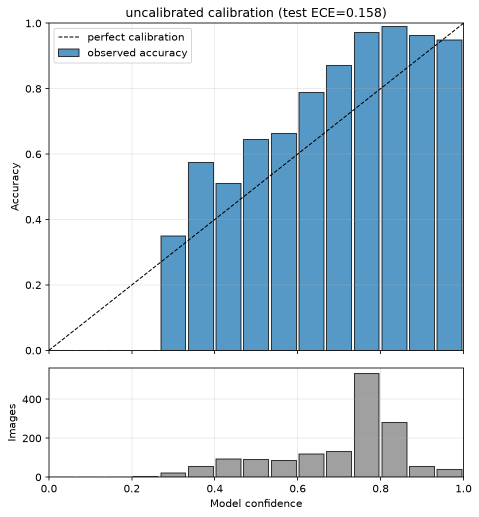
#> input picture research/calibration/results/reliability_uncalibrated.png, 958 x 1034 px (shown at 1/2 size)
$ python assemble_figures.py
#> lines starting #> are read from the running program, lines starting #| are printed output that depends on the picture
### ml/paths.py
"""Repository path resolution and config loading.

Every script resolves paths through here so that relative paths in
`ml/configs/training_config.yaml` mean the same thing regardless of the working
directory a script was launched from.
"""

from __future__ import annotations

import json
from dataclasses import dataclass
from functools import lru_cache
from pathlib import Path
from typing import Any

import yaml

# ml/paths.py -> ml/ -> repo root
REPO_ROOT = Path(__file__).resolve().parent.parent

CONFIG_DIR = REPO_ROOT / "ml" / "configs"
CLASS_MAPPING_PATH = CONFIG_DIR / "class_mapping.json"
TRAINING_CONFIG_PATH = CONFIG_DIR / "training_config.yaml"


def resolve(path: str | Path) -> Path:
    """Resolve a possibly-relative path against the repository root."""
    p = Path(path)
    return p if p.is_absolute() else (REPO_ROOT / p)


# [4 lines left out: function load_training_config, not called in this run]


@dataclass(frozen=True)
class SkinClass:
    """One dermatological class, as declared in class_mapping.json."""

    index: int
    code: str
    name_en: str
    name_hi: str
    short_name_en: str
    short_name_hi: str
    plain_language_en: str
    plain_language_hi: str
    malignancy: str  # malignant | premalignant | benign

    @property
    def is_malignant(self) -> bool:
        return self.malignancy == "malignant"

    # [4 lines left out: function needs_escalation, not called in this run]


@dataclass(frozen=True)
class ClassMapping:
    """The version-controlled class mapping, loaded once and treated as read-only."""

    version: str
    classes: tuple[SkinClass, ...]

    @property
    def num_classes(self) -> int:
        return len(self.classes)

    @property
    def codes(self) -> tuple[str, ...]:
        return tuple(c.code for c in self.classes)

    @property
    def display_names(self) -> tuple[str, ...]:
        return tuple(c.short_name_en for c in self.classes)

    # [11 lines left out: functions by_code, by_index, not called in this run]

    def index_of(self, code: str) -> int:
        return self.by_code(code).index

    def dx_to_index(self) -> dict[str, int]:
        """HAM10000 `dx` value -> class index."""
        return {code: c.index for c in self.classes for code in (c.code,)}


# [31 lines left out: function load_class_mapping, not called in this run]

### research/ablation/assemble_figures.py
"""Session 5, Part A (figures): assemble the manuscript's Figure 2 and copy every other
already-generated plot into `paper/figures/`, per Finding L4 (top-level `results/` /
`paper/figures/` were empty despite hard rule 4).

Figure 2 (reliability before/after Dirichlet) is the only composite -- everything else
(DCA, risk-coverage, class-conditional conformal coverage, Grad-CAM overlays) already
exists as a standalone plot from an earlier session and just needs to live under
`paper/figures/` instead of scattered across `research/*/results/`.

Usage:
    python -m research.ablation.assemble_figures
"""

from __future__ import annotations

import shutil

from PIL import Image, ImageDraw, ImageFont

from ml.paths import REPO_ROOT, resolve


def build_figure2_reliability() -> None:
    """Side-by-side reliability diagram: uncalibrated vs Dirichlet-calibrated (val-fitted)."""
    left = Image.open(resolve("research/calibration/results/reliability_uncalibrated.png"))
    right = Image.open(resolve("research/calibration/results/reliability_dirichlet.png"))

    label_h = 50
    gap = 20
    width = left.width + right.width + gap
    height = max(left.height, right.height) + label_h

    canvas = Image.new("RGB", (width, height), "white")
    draw = ImageDraw.Draw(canvas)
    try:
        font = ImageFont.truetype("arial.ttf", 28)
    except OSError:
        font = ImageFont.load_default()

    draw.text((left.width // 2 - 90, 10), "(a) Uncalibrated", fill="black", font=font)
    draw.text((left.width + gap + right.width // 2 - 130, 10), "(b) Dirichlet-calibrated", fill="black", font=font)

    canvas.paste(left, (0, label_h))
    canvas.paste(right, (left.width + gap, label_h))

    out_path = resolve("paper/figures/figure2_reliability.png")
    out_path.parent.mkdir(parents=True, exist_ok=True)
    canvas.save(out_path)
    print(f"Wrote {out_path.relative_to(REPO_ROOT)} ({canvas.size[0]}x{canvas.size[1]})")


def build_figure4_selective() -> None:
    """Session 15: risk-coverage and the abstention trade-off as one two-panel float.

    These were Figures 4 and 6 of the S10 draft and they tell one story twice -- the same
    sweep over the same abstention thresholds, read once as risk against coverage and once
    as the safety/workload trade. Two single-column floats cost roughly half a page more
    than one full-width float, and the paper is over its page budget, so they are merged
    here rather than dropped: no panel loses a curve.
    """
    left = Image.open(resolve("paper/figures/figure4_risk_coverage.png"))
    right = Image.open(resolve("paper/figures/figure6_abstention_tradeoff.png"))

    label_h = 50
    gap = 20
    width = left.width + right.width + gap
    height = max(left.height, right.height) + label_h

    canvas = Image.new("RGB", (width, height), "white")
    draw = ImageDraw.Draw(canvas)
    try:
        font = ImageFont.truetype("arial.ttf", 28)
    except OSError:
        font = ImageFont.load_default()

    draw.text((left.width // 2 - 130, 10), "(a) Risk-coverage", fill="black", font=font)
    draw.text((left.width + gap + right.width // 2 - 170, 10),
              "(b) Safety / workload trade-off", fill="black", font=font)

    canvas.paste(left, (0, label_h))
    canvas.paste(right, (left.width + gap, label_h))

    out_path = resolve("paper/figures/figure4_selective.png")
    out_path.parent.mkdir(parents=True, exist_ok=True)
    canvas.save(out_path)
    print(f"Wrote {out_path.relative_to(REPO_ROOT)} ({canvas.size[0]}x{canvas.size[1]})")


def build_figure7_gradcam() -> None:
    """2x4 Grad-CAM montage: a confident correct case per row-1 class, a characteristic error below.

    Panels are chosen deterministically from `gradcam_stats.csv` -- highest-confidence correct
    case for the top row, highest-confidence error for the bottom row -- so the figure is a
    reproducible artifact rather than a hand-picked selection. The bottom row is deliberately
    the model's *confident* mistakes: those are the ones abstention cannot catch (Sec. IV-E).
    """
    import pandas as pd

    gradcam_dir = resolve("paper/figures/gradcam")
    stats = pd.read_csv(gradcam_dir / "gradcam_stats.csv")

    def pick(true_code: str, want_correct: bool) -> pd.Series | None:
        subset = stats[(stats["true_code"] == true_code) & (stats["correct"] == want_correct)]
        if subset.empty:
            return None
        return subset.sort_values("confidence", ascending=False).iloc[0]

    top_classes = ["akiec", "nv", "vasc", "df"]      # classes the model handles well
    bottom_classes = ["mel", "bkl", "bcc", "df"]      # classes it confuses
    selection = [pick(c, True) for c in top_classes] + [pick(c, False) for c in bottom_classes]

    def overlay_path(row: pd.Series):
        tag = "ok" if row["correct"] else "ERR"
        name = (f"{row['true_code']}_{row['image_id']}_pred-{row['pred_code']}_"
                f"{row['confidence']:.2f}_{tag}.png")
        return gradcam_dir / name

    tiles, captions = [], []
    for row in selection:
        if row is None:
            continue
        path = overlay_path(row)
        if not path.exists():
            print(f"  Figure 7: missing overlay {path.name}, panel skipped")
            continue
        tiles.append(Image.open(path).convert("RGB"))
        captions.append(f"{row['true_code']} -> {row['pred_code']} ({row['confidence']:.2f})")

    if not tiles:
        print("  Figure 7: no overlays available, skipped")
        return

    cols = 4
    rows = (len(tiles) + cols - 1) // cols
    tile_w = min(t.width for t in tiles)
    tile_h = min(t.height for t in tiles)
    caption_h = 34
    pad = 8

    canvas = Image.new(
        "RGB",
        (cols * tile_w + (cols + 1) * pad, rows * (tile_h + caption_h) + (rows + 1) * pad),
        "white",
    )
    draw = ImageDraw.Draw(canvas)
    try:
        font = ImageFont.truetype("arial.ttf", 20)
    except OSError:
        font = ImageFont.load_default()

    for index, (tile, caption) in enumerate(zip(tiles, captions)):
        r, c = divmod(index, cols)
        x = pad + c * (tile_w + pad)
        y = pad + r * (tile_h + caption_h + pad)
        canvas.paste(tile.resize((tile_w, tile_h)), (x, y))
        draw.text((x + 4, y + tile_h + 6), caption, fill="black", font=font)

    out_path = resolve("paper/figures/figure7_gradcam.png")
    canvas.save(out_path)
    print(f"Wrote {out_path.relative_to(REPO_ROOT)} ({canvas.size[0]}x{canvas.size[1]}, "
          f"{len(tiles)} panels)")


# figure3_decision_curve_analysis.png was dropped from this map on 2026-09-06 (S20). It was
# the session-2 HAM-only decision curve; S16 replaced it in the paper with
# external_figure_decision_curve.png, after which nothing read it and neither document
# included it -- it was being copied into paper/figures/ on every run purely out of habit.
# The source, research/dca/results/decision_curve.png, is untouched, so restoring it is a
# one-line change here.
#
# risk_coverage and abstention_tradeoff look equally unused: neither is included by any
# document either. They are NOT orphans -- build_figure4_selective() reads both from
# paper/figures/ as the two panels it merges, which is why copy_existing_figures() has to
# run first. Do not "tidy" them away.
COPY_MAP = {
    "research/selective/results/risk_coverage.png": "paper/figures/figure4_risk_coverage.png",
    "research/selective/results/abstention_tradeoff.png": "paper/figures/figure6_abstention_tradeoff.png",
    "research/conformal/results/class_conditional_coverage.png": "paper/figures/figure5_conformal_coverage.png",
}


def copy_existing_figures() -> None:
    for src, dst in COPY_MAP.items():
        src_path = resolve(src)
        dst_path = resolve(dst)
        dst_path.parent.mkdir(parents=True, exist_ok=True)
        shutil.copy2(src_path, dst_path)
        print(f"Copied {src} -> {dst_path.relative_to(REPO_ROOT)}")


def main() -> int:
    build_figure2_reliability()
#> in build_figure2_reliability, left is the input picture: PIL image 958x1034 RGBA; mean R, G, B, A 197.9, 215.2, 227, 255
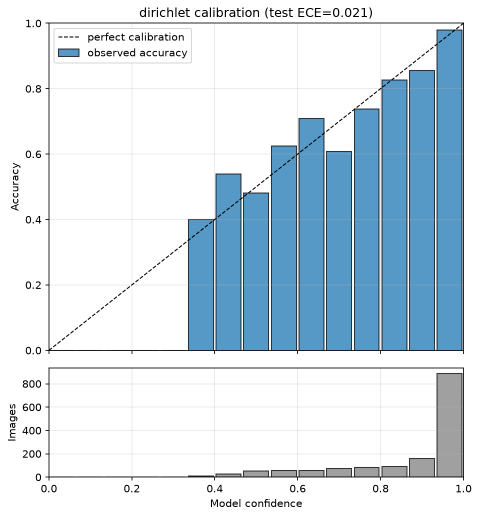
#> input picture research/calibration/results/reliability_dirichlet.png, 958 x 1034 px (shown at 1/2 size)
#> in build_figure2_reliability, right is the input picture: PIL image 958x1034 RGBA; mean R, G, B, A 207.9, 222, 231.7, 255
#> in build_figure2_reliability, `canvas = Image.new("RGB", (width, height), "white")`: canvas: PIL image 1936x1084 RGB; every value is 255
#> in build_figure2_reliability, `canvas.paste(left, (0, label_h))`:
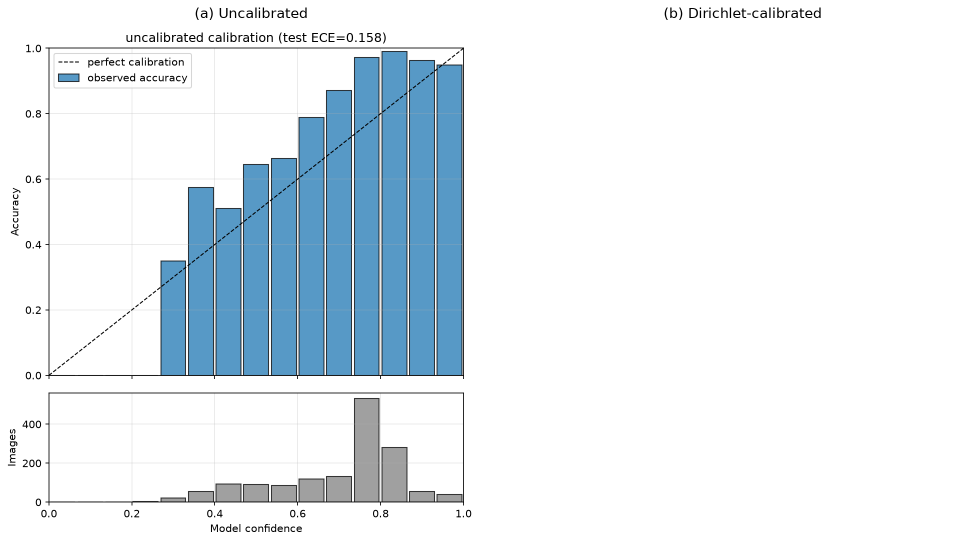
#> canvas: PIL image 1936x1084 RGB (shown at 1/2 size); mean R, G, B 227.7, 235.9, 241.4
#> in build_figure2_reliability, `canvas.paste(right, (left.width + gap, label_h))`:
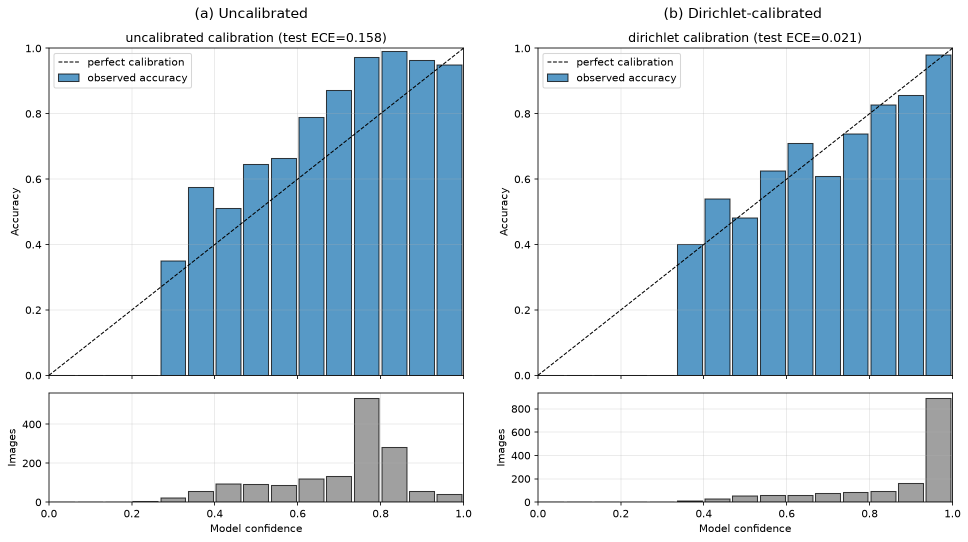
#> canvas: PIL image 1936x1084 RGB (shown at 1/2 size); mean R, G, B 205.5, 220.3, 230.4
#| Wrote paper/figures/figure2_reliability.png (1936x1084)
    copy_existing_figures()          # the two selective panels must exist before the merge
    build_figure4_selective()
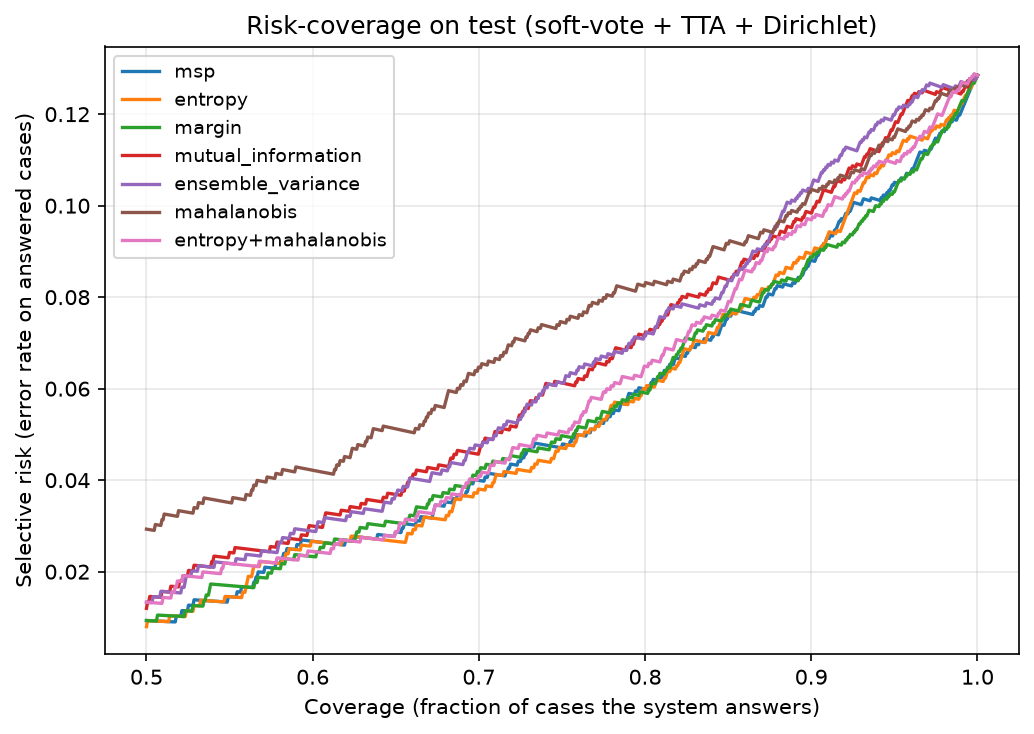
#> input picture paper/figures/figure4_risk_coverage.png, 1034 x 734 px
#> in build_figure4_selective, left is the input picture: PIL image 1034x734 RGBA; mean R, G, B, A 245, 243.4, 243.3, 255
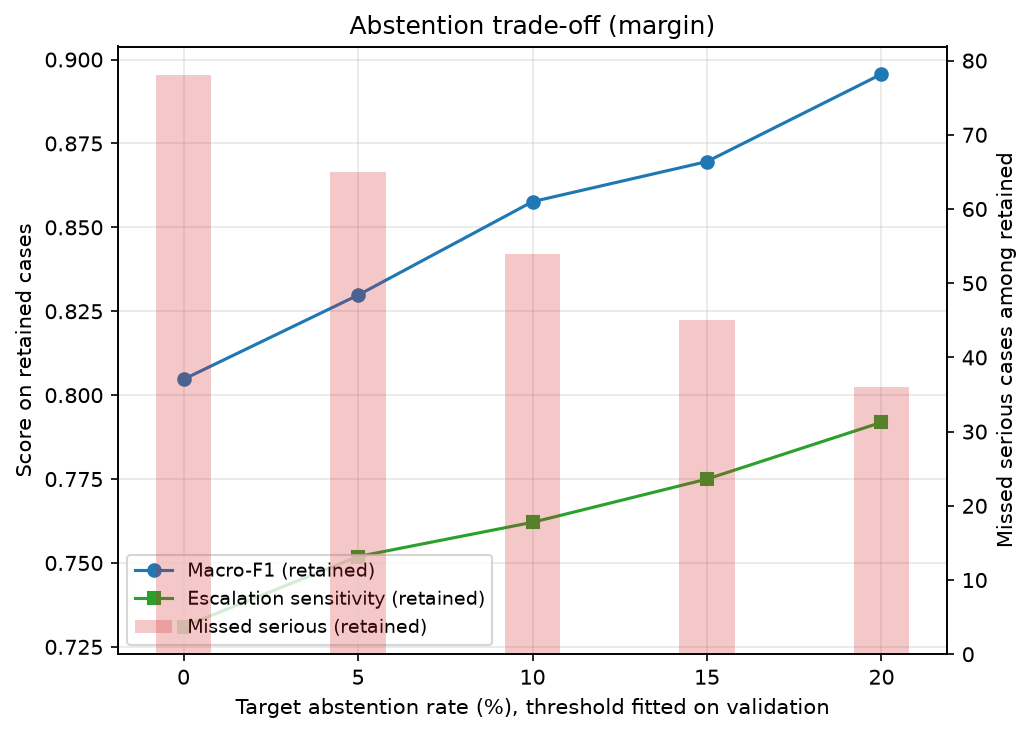
#> input picture paper/figures/figure6_abstention_tradeoff.png, 1032 x 734 px
#> in build_figure4_selective, right is the input picture: PIL image 1032x734 RGBA; mean R, G, B, A 244.6, 238.7, 238.7, 255
#> in build_figure4_selective, `canvas = Image.new("RGB", (width, height), "white")`: canvas: PIL image 2086x784 RGB; every value is 255
#> in build_figure4_selective, `canvas.paste(left, (0, label_h))`:
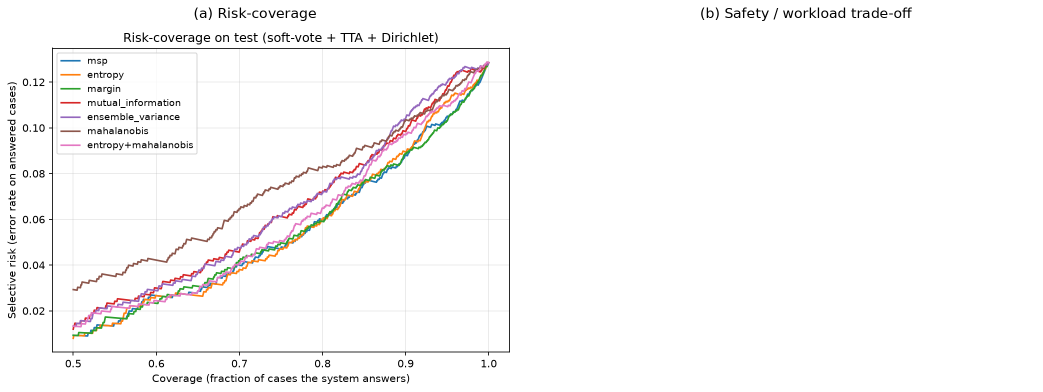
#> canvas: PIL image 2086x784 RGB (shown at 1/2 size); mean R, G, B 249.8, 249.1, 249
#> in build_figure4_selective, `canvas.paste(right, (left.width + gap, label_h))`:
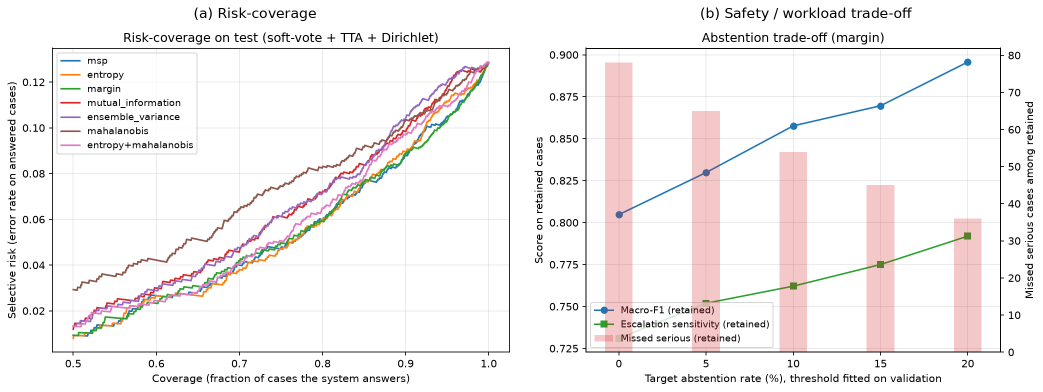
#> canvas: PIL image 2086x784 RGB (shown at 1/2 size); mean R, G, B 245, 241.5, 241.5
#| Wrote paper/figures/figure4_selective.png (2086x784)
    build_figure7_gradcam()
    print(
        "\nNote: Figure 1 (architecture diagram) is drawn by "
        "research/ablation/figure1_architecture.py, not by this script."
    )
    return 0


if __name__ == "__main__":
#> (the run stopped early here; a loop or call above may not have finished)
